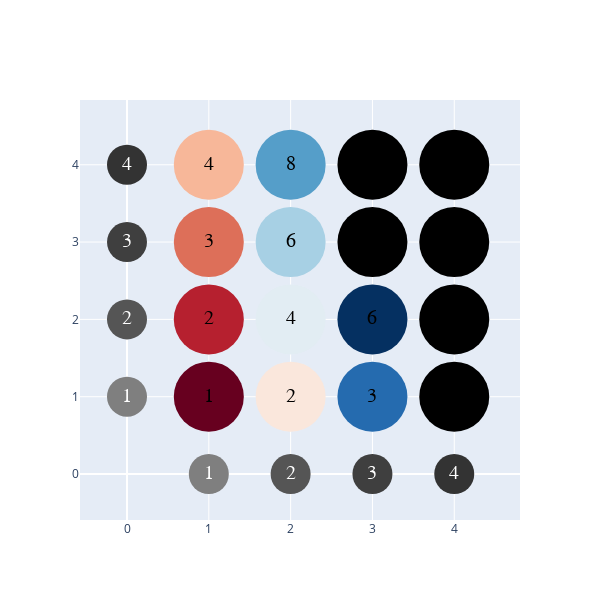

Notebook code cell kept with this figure:
### Code cell
class Group:
    def __init__(self, operation, S=None):
        self.operation = operation
        
        if not S: print('Creating empty set')
        else: self.S = S
    
    def cayleyTable(self):
        #self.colors=
        self.table = go.Figure()
        fig = self.table
        elements = {f'({a}, {b})' : [a, b, self.operation(a, b)] for a, b in product([1, 2, 3, 4], repeat=2)}
        
        text = dict(family = 'Monospace', size=20, color='black')
        marker = dict(
            size=70,
            colorscale='RdBu',
            cmax=9,
            cmin=0,
            color=list(range(10))
        )
        
        fig.add_trace(go.Scatter(
            x = self.S + [0]*len(self.S),
            y = [0]*len(self.S) + self.S,
            text = self.S + self.S,
            textfont = dict(family = 'Monospace', size=20, color='white'),
            mode = 'markers+text',
            marker = dict(size=40, color=[f'rgb({int(255//(c+1))}, {int(255//(c+1))}, {int(255//(c+1))})' for c in self.S*2])
        ))
        
        fig.add_trace(go.Scatter(
                x = [l[0] for l in elements.values()],
                y = [l[1] for l in elements.values()],
                mode = 'markers+text',
                textfont = text,
                marker = marker,
                text=[l[2] for l in elements.values()] #text=[k for k in elements.keys()]
            ))
        
        fig.update_layout(height = 600, width=600,showlegend=False,)
        
        fig.show()
        
#an attempt (not an actual group) :
g = Group(lambda x, y : x*y, [1, 2, 3, 4])
g.cayleyTable()

### Figure 1 — Plotly figure (JSON) as saved in the notebook; plotly's stock layout.template omitted (floating-point values rounded to 4 significant figures)
{"data": [{"marker": {"color": ["rgb(127, 127, 127)", "rgb(85, 85, 85)", "rgb(63, 63, 63)", "rgb(51, 51, 51)", "rgb(127, 127, 127)", "rgb(85, 85, 85)", "rgb(63, 63, 63)", "rgb(51, 51, 51)"], "size": 40}, "mode": "markers+text", "text": ["1", "2", "3", "4", "1", "2", "3", "4"], "textfont": {"color": "white", "family": "Monospace", "size": 20}, "type": "scatter", "x": [1, 2, 3, 4, 0, 0, 0, 0], "y": [0, 0, 0, 0, 1, 2, 3, 4]}, {"marker": {"cmax": 9, "cmin": 0, "color": [0, 1, 2, 3, 4, 5, 6, 7, 8, 9], "colorscale": [[0, "rgb(103,0,31)"], [0.1, "rgb(178,24,43)"], [0.2, "rgb(214,96,77)"], [0.3, "rgb(244,165,130)"], [0.4, "rgb(253,219,199)"], [0.5, "rgb(247,247,247)"], [0.6, "rgb(209,229,240)"], [0.7, "rgb(146,197,222)"], [0.8, "rgb(67,147,195)"], [0.9, "rgb(33,102,172)"], [1, "rgb(5,48,97)"]], "size": 70}, "mode": "markers+text", "text": ["1", "2", "3", "4", "2", "4", "6", "8", "3", "6", "9", "12", "4", "8", "12", "16"], "textfont": {"color": "black", "family": "Monospace", "size": 20}, "type": "scatter", "x": [1, 1, 1, 1, 2, 2, 2, 2, 3, 3, 3, 3, 4, 4, 4, 4], "y": [1, 2, 3, 4, 1, 2, 3, 4, 1, 2, 3, 4, 1, 2, 3, 4]}], "layout": {"height": 600, "showlegend": false, "width": 600}}
